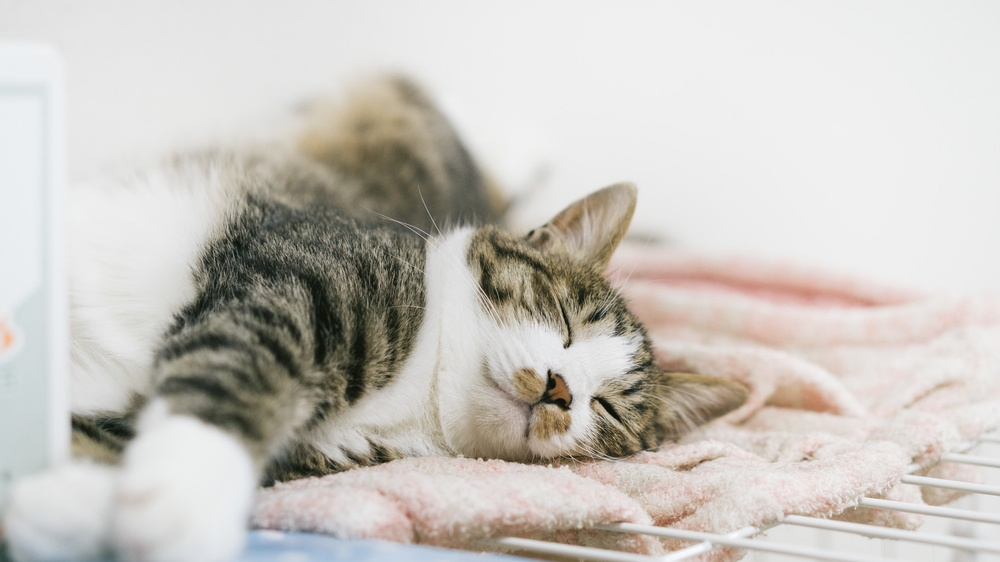
#> input picture 07/cat_original.jpg, 1000 x 562 px, shrunk from 1600 x 900 before the run
$ python ex7-3_flip.py
#> lines starting #> are read from the running program, lines starting #| are printed output that depends on the picture
import cv2

img = cv2.imread("cat_original.jpg")
#> img is the input picture: shape (562, 1000, 3); mean B, G, R 191.2, 197, 200.9

img_result = cv2.flip(img, 1)
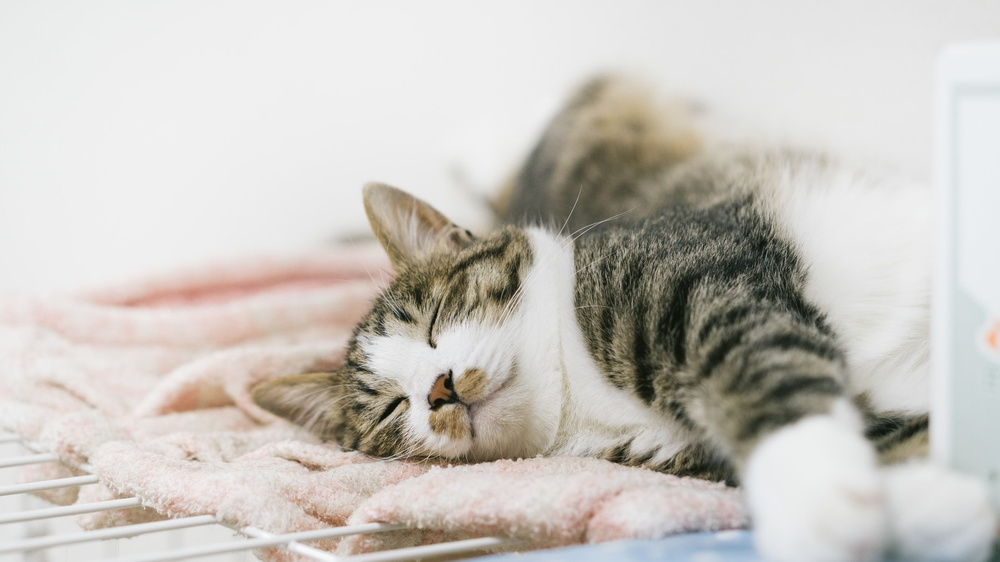
#> img_result: shape (562, 1000, 3); mean B, G, R 191.2, 197, 200.9

cv2.imwrite("result3_flip.jpg", img_result)
